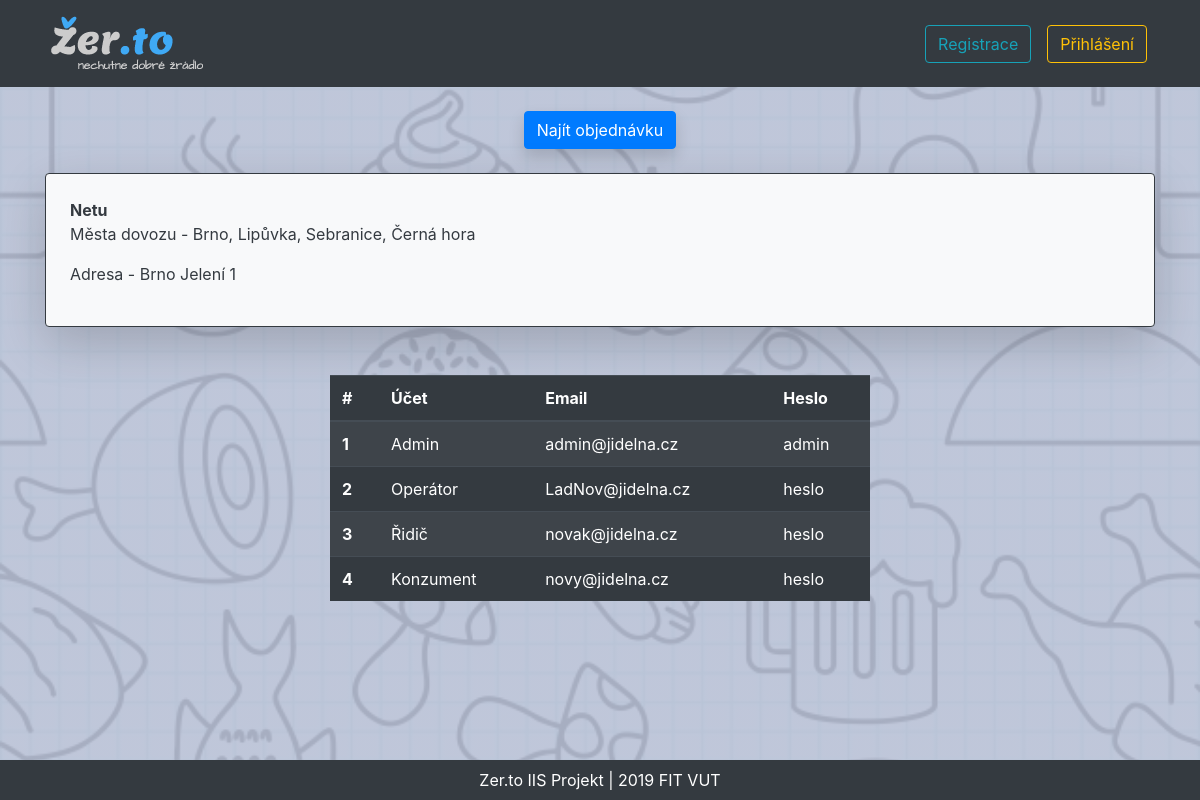
/, run on an earlier commit of the app's database.
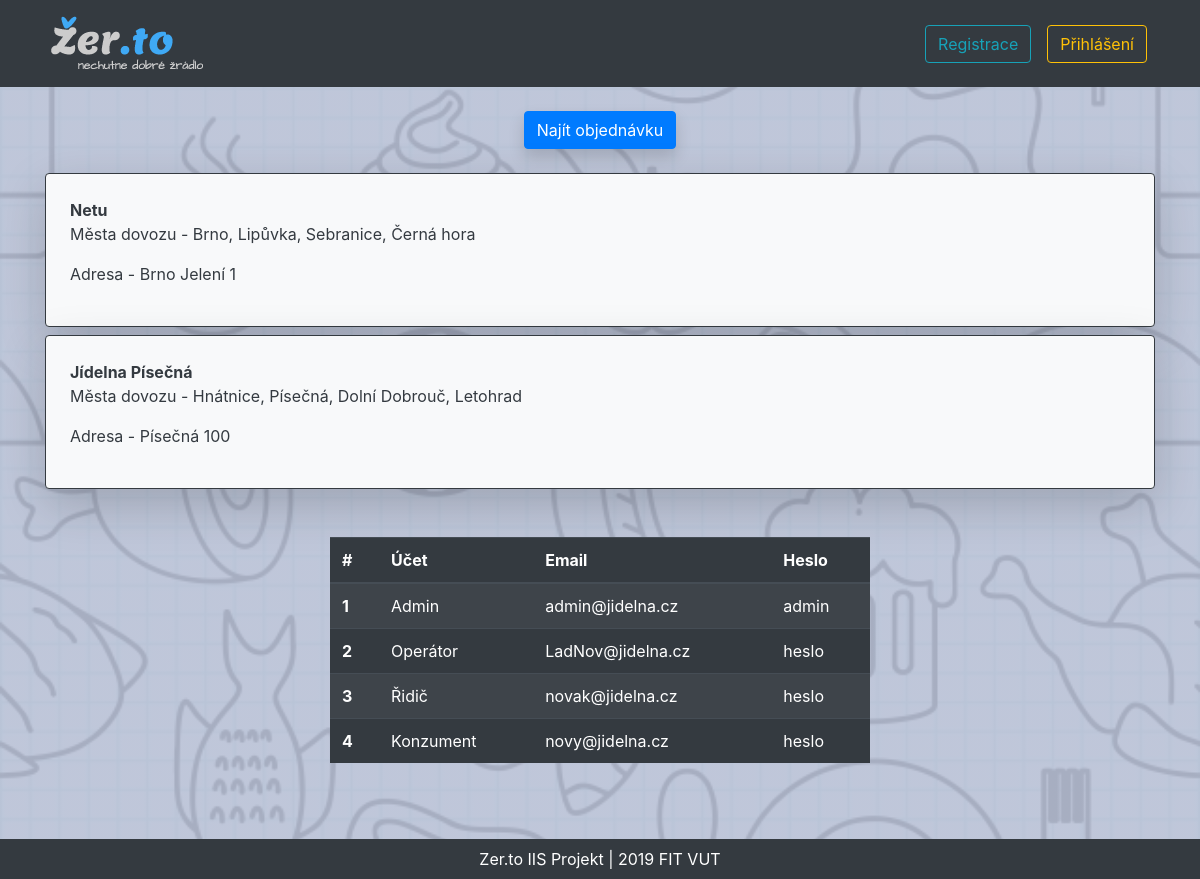
And on a later commit of the database.
### tables this page shows
CREATE TABLE `jidelna` (
  `id` int(11) NOT NULL AUTO_INCREMENT,
  `nazev` varchar(200) NOT NULL,
  `mesto` varchar(100) NOT NULL,
  `adresa` varchar(200) NOT NULL,
  `operator` int(11) DEFAULT NULL,
  `stav` bit(1) NOT NULL DEFAULT b'0',
  PRIMARY KEY (`id`),
  KEY `mesto` (`mesto`),
  KEY `operator` (`operator`),
  CONSTRAINT `jidelna_ibfk_3` FOREIGN KEY (`mesto`) REFERENCES `mesta` (`Nazev`),
  CONSTRAINT `jidelna_ibfk_4` FOREIGN KEY (`operator`) REFERENCES `user` (`id`) ON UPDATE CASCADE
);

### functions.php (called while the page is built, shortened)
<?php
function dbconnect(){
	$db = new mysqli("","","","");
    $db->set_charset("UTF8");
    return $db;
}
function getMestaDovozu($id){
    $sql = "SELECT mesto FROM mesta_dovozu WHERE jidelna = $id";
    $db = dbconnect();
    $mesta_dovozu = "";
    $prvni = true;
    $load_mesta_dovozu = $db->query($sql);
    if($load_mesta_dovozu->num_rows>0){
        while($row = $load_mesta_dovozu->fetch_assoc()){
            if($prvni){
                $mesta_dovozu = $row['mesto'];
                $prvni = false;
            }else{
                $mesta_dovozu = $mesta_dovozu.", ".$row['mesto'];
            }
        }
    }
    return $mesta_dovozu == "" ? "-" : $mesta_dovozu;
}
?>

### index.php (the view, shortened to what the changed rows need)
<?php
include './functions.php';
?>
<!DOCTYPE html>
<html>
	<head>
        <link rel="stylesheet" href="https://stackpath.bootstrapcdn.com/bootstrap/4.4.0/css/bootstrap.min.css" />
        <link rel="stylesheet" href="./styles/styles.css" />
	</head>
	<body>
                <?php
            echo "<main>";
            echo "<section class='container'>";
            $db = dbconnect();
            $sql = "SELECT id, nazev, adresa, mesto FROM jidelna WHERE stav = 1";
            $jidelny = $db->query($sql);
            if($jidelny->num_rows>0){
    			while($row = $jidelny->fetch_assoc()){
                    echo "<article class='card p-4 mb-2 border-dark bg-light shadow-lg'>";
                    echo "<a class='text-decoration-none text-dark' href='./jidlo/jidelnicek.php?jidelna=".$row['id']."' '>";
                    echo "<b>".$row['nazev']."</b>";
                    echo "<p>Města dovozu - ".getMestaDovozu($row['id'])."</p>";
                    echo "<p>Adresa - ".$row['mesto']." ".$row['adresa']."</p>";
                    echo "</a></article>";
                }
            }else{
                echo "<div class='alert alert-danger text-center m-4 border-danger' role='alert'>Nepodařilo se načíst žádné jídelny!</div>";
            }
            echo "</section>";
        ?>
    </main>
    <footer class="mt-4">
        <section class="container">
            <div class="row justify-content-md-center mt-4">
                <div class="col col-md-6">
                    <table class="table table-striped table-dark mt-4">
                        <thead>
                            <tr>
                                <th scope="col">#</th>
                                <th scope="col">Účet</th>
                                <th scope="col">Email</th>
                                <th scope="col">Heslo</th>
                            </tr>
                        </thead>
                        <tbody>
                            <tr>
                            <th scope="row">1</th>
                            </tr>
                            <tr>
                            <th scope="row">2</th>
                            </tr>
                            <tr>
                            <th scope="row">3</th>
                            </tr>
                            <tr>
                            <th scope="row">4</th>
                            </tr>
                        </tbody>
                    </table>
                </div>
            </div>
        </section>
    </footer>
	</body>
</html>

What changed in the data, as far as the page shows it:
now on this page (row edited): jidelna: nazev "Jídelna Písečná", id "Hnátnice, Písečná, Dolní Dobrouč, Letohrad", mesto "Písečná", adresa "100"
